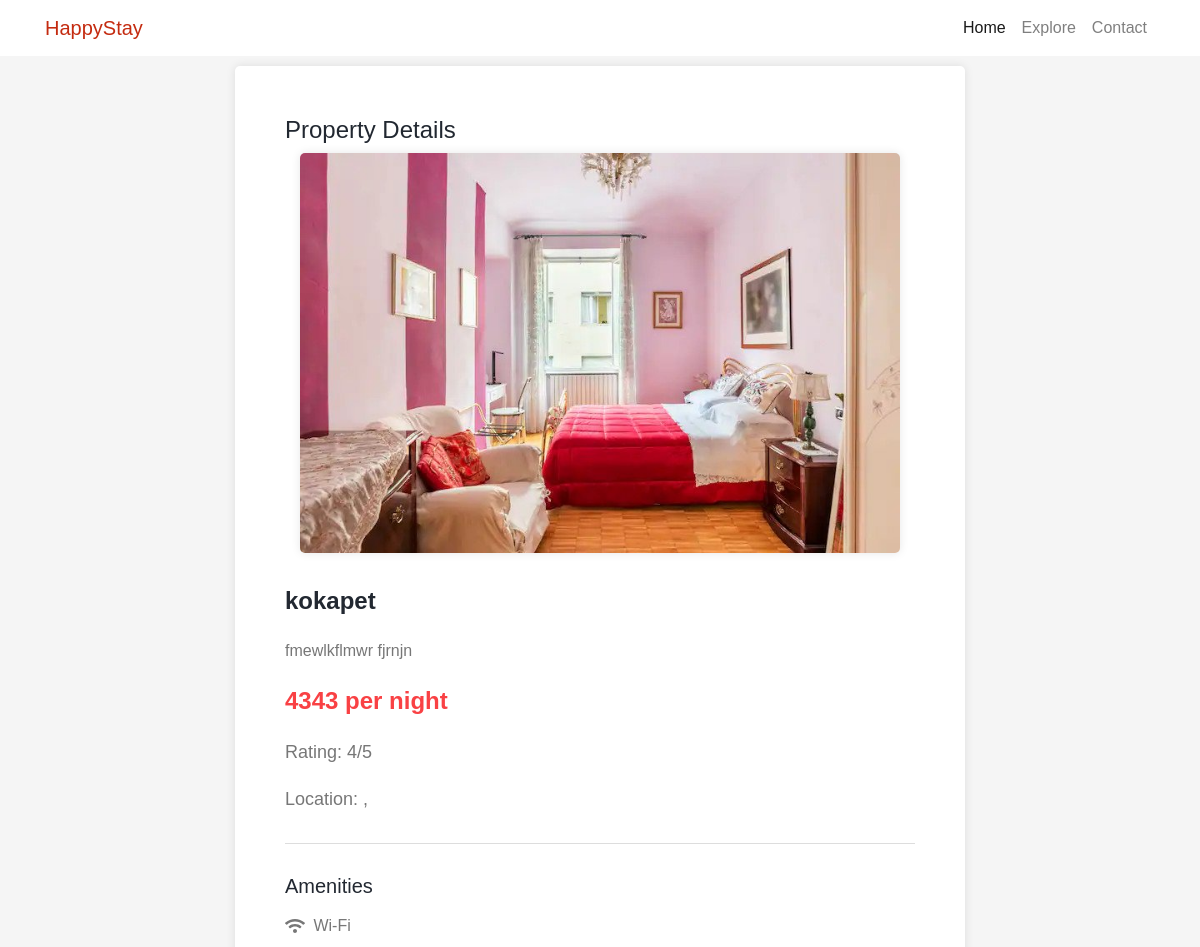
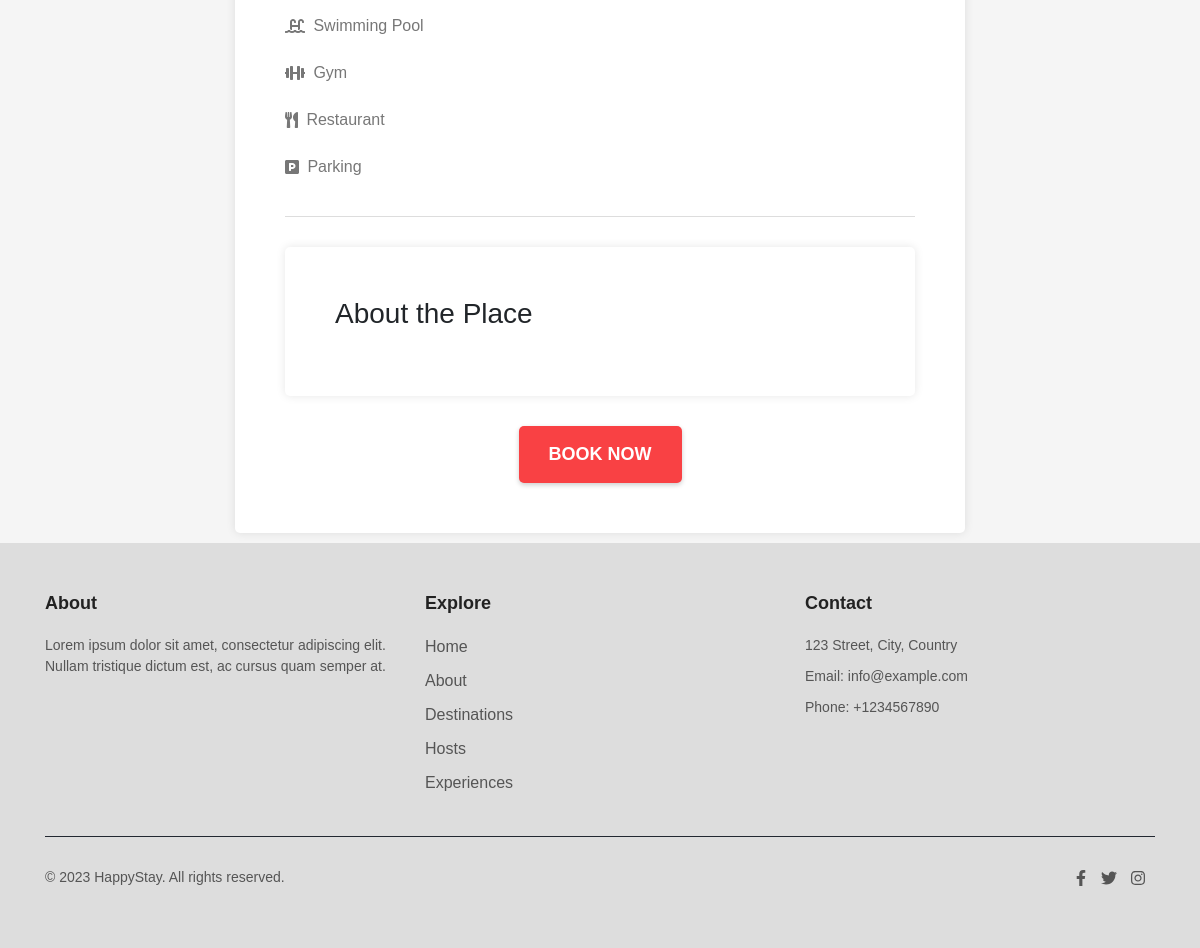
/detail/3, run on the app's committed database (2 pictures, top to bottom).
### myapp/models.py (models this page shows)
class place(models.Model):
    name=models.CharField(max_length=20)
    description=models.CharField(max_length=30)
    rating=models.IntegerField()
    cost=models.CharField(max_length=20)
    city=models.CharField(max_length=20,default='')
    country=models.CharField(max_length=20,default='')
    about=models.CharField(max_length=500,default='')

### myapp/views.py (the view)
# urls.py: path('detail/<str:pk>',views.detail,name='detail'),
def detail(request,pk):
    post=place.objects.get(id=pk)
    return render(request,'detail.html',{'post':post})

### templates/detail.html (shortened to what this page needs)
{% load static %}
<!DOCTYPE html>
<html>
<head>
    <link rel="stylesheet" href="https://stackpath.bootstrapcdn.com/bootstrap/4.5.0/css/bootstrap.min.css">
    <link rel="stylesheet" href="https://cdnjs.cloudflare.com/ajax/libs/font-awesome/5.15.3/css/all.min.css">
    <link rel="stylesheet" href="{% static 'detail.css' %}">
</head>
<body>
    <nav class="navbar navbar-expand-lg navbar-light bg-white">
        <div class="container">
            <a class="navbar-brand" href="#">HappyStay</a>
            <div class="collapse navbar-collapse" id="navbarNav">
                <ul class="navbar-nav ml-auto">
                    <li class="nav-item active">
                        <a class="nav-link" href="{% url 'home'%}">Home</a>
                    </li>
                    <li class="nav-item">
                        <a class="nav-link" href="{% url 'home' %}#goto">Explore</a>
                    </li>
                    <li class="nav-item">
                        <a class="nav-link" href="#">Contact</a>
                    </li>
                </ul>
            </div>
        </div>
    </nav>
    <div class="container">
        <div class="row justify-content-center">
            <div class="col-lg-8">
                <div class="property-details">
                    <h2>Property Details</h2>
                    <div class="image">
                        <img src="../static/images_feat/img{{post.id}}.jpg" alt="Property Image">
                    </div>
                    <div class="title">{{post.name}}</div>
                    <div class="description">
                        {{post.description}}
                    </div>
                    <div class="price">{{post.cost}}</div>
                    <div class="rating">Rating: {{post.rating}}/5</div>
                    <div class="location">Location: {{post.city}}, {{post.country}}</div>
                    <hr>
                    <div class="amenities">
                        <h3>Amenities</h3>
                        <ul>
                            <li><i class="fas fa-wifi"></i>
                                <pre> </pre> Wi-Fi
                            </li>
                            <li><i class="fas fa-swimming-pool"></i>
                                <pre> </pre> Swimming Pool
                            </li>
                            <li><i class="fas fa-dumbbell"></i>
                                <pre> </pre> Gym
                            </li>
                            <li><i class="fas fa-utensils"></i>
                                <pre> </pre> Restaurant
                            </li>
                            <li><i class="fas fa-parking"></i>
                                <pre> </pre>Parking
                            </li>
                        </ul>
                    </div>
                    <hr>
                    <div class="property-details">
                        <h3>About the Place</h3>
                    </div>
                    <div class="button-container">
                        <a href="/book">
                            <button class="button">Book Now</button>
                        </a>
                    </div>
                </div>
            </div>
        </div>
    </div>
    <footer class="footer" style="background-color: #dddddd;">
        <div class="container">
            <div class="row">
                <div class="col-md-4">
                    <h3>About</h3>
                    <p>Lorem ipsum dolor sit amet, consectetur adipiscing elit. Nullam tristique dictum est, ac cursus
                        quam semper at.</p>
                </div>
                <div class="col-md-4">
                    <h3>Explore</h3>
                    <ul class="footer-links">
                        <li><a href="{% url 'home'%}">Home</a></li>
                        <li><a href="#">About</a></li>
                        <li><a href="#">Destinations</a></li>
                        <li><a href="#">Hosts</a></li>
                        <li><a href="#">Experiences</a></li>
                    </ul>
                </div>
                <div class="col-md-4">
                    <h3>Contact</h3>
                    <p>123 Street, City, Country</p>
                    <p>Email: info@example.com</p>
                    <p>Phone: +1234567890</p>
                </div>
            </div>
            <hr style="background-color: #222831; height: 1px;">
            <div class="row">
                <div class="col-md-6">
                    <p>&copy; 2023 HappyStay. All rights reserved.</p>
                </div>
                <div class="col-md-6">
                    <ul class="footer-social">
                        <li><a href="#"><i class="fab fa-facebook-f"></i></a></li>
                        <li><a href="#"><i class="fab fa-twitter"></i></a></li>
                        <li><a href="#"><i class="fab fa-instagram"></i></a></li>
                    </ul>
                </div>
            </div>
        </div>
    </footer>
</body>
</html>

### static/detail.css (style rules this page uses)
.navbar .navbar-brand { color: #c42b10; }
.navbar .nav-link { color: #7b1f1f; }
.navbar .active .nav-link { color: #8c3775; }
body { font-family: Arial, sans-serif; background-color: #f5f5f5; }
.property-details { background-color: #ffffff; padding: 50px; border-radius: 5px; margin:10px 0px; box-shadow: 0px 0px 10px rgba(0, 0, 0, 0.1); }
.property-details h2 { margin-top: 0; color: #222831; font-size: 24px; }
.property-details .image { text-align: center; margin-bottom: 30px; }
.property-details .image img { max-width: 100%; max-height: 400px; border-radius: 5px; box-shadow: 0px 0px 10px rgba(0, 0, 0, 0.1); }
.property-details .title { margin-bottom: 20px; color: #222831; font-size: 24px; font-weight: bold; }
.property-details .description { margin-bottom: 20px; color: #777777; font-size: 16px; line-height: 1.5; }
.property-details .price { margin-bottom: 20px; color: #f94144; font-size: 24px; font-weight: bold; }
.property-details .rating { margin-bottom: 20px; color: #777777; font-size: 18px; }
.property-details .location { margin-bottom: 20px; color: #777777; font-size: 18px; }
.property-details .amenities { margin-bottom: 20px; color: #777777; font-size: 18px; }
.property-details .button-container { display: flex; justify-content: center; margin-top: 30px; }
.property-details .button { padding: 15px 30px; background-color: #f94144; color: #ffffff; border: none; border-radius: 5px; cursor: pointer; font-size: 18px; font-weight: bold; text-transform: uppercase; transition: background-color 0.3s ease; box-shadow: 0px 2px 5px rgba(0, 0, 0, 0.2); }
.amenities { margin-bottom: 20px; }
.amenities h3 { margin-bottom: 10px; color: #222831; font-size: 20px; }
.amenities ul { list-style-type: none; padding-left: 0; }
.amenities li { display: flex; align-items: center; margin-bottom: 10px; color: #777777; font-size: 16px; }
.footer { background-color: #f7f7f7; padding: 50px 0; color: #555555; }
.footer h3 { margin-bottom: 20px; font-size: 18px; font-weight: bold; color: #222222; }
.footer p { margin-bottom: 10px; font-size: 14px; }
.footer a { color: #555555; text-decoration: none; }
.footer-links { list-style: none; padding: 0; margin: 0; }
.footer-links li { margin-bottom: 10px; }
.footer-social { list-style: none; padding: 0; margin: 0; text-align: right; }
.footer-social li { display: inline-block; margin-right: 10px; }
hr { border-top: 1px solid #dddddd; margin-top: 30px; margin-bottom: 30px; }

### data on the page
place: name "kokapet", description "fmewlkflmwr fjrnjn", cost "4343 per night", rating "4"
